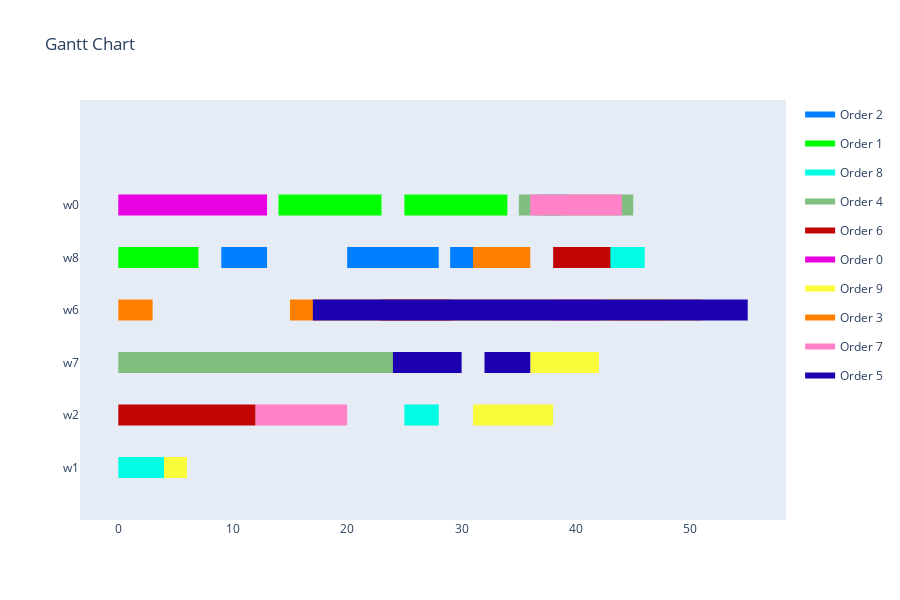
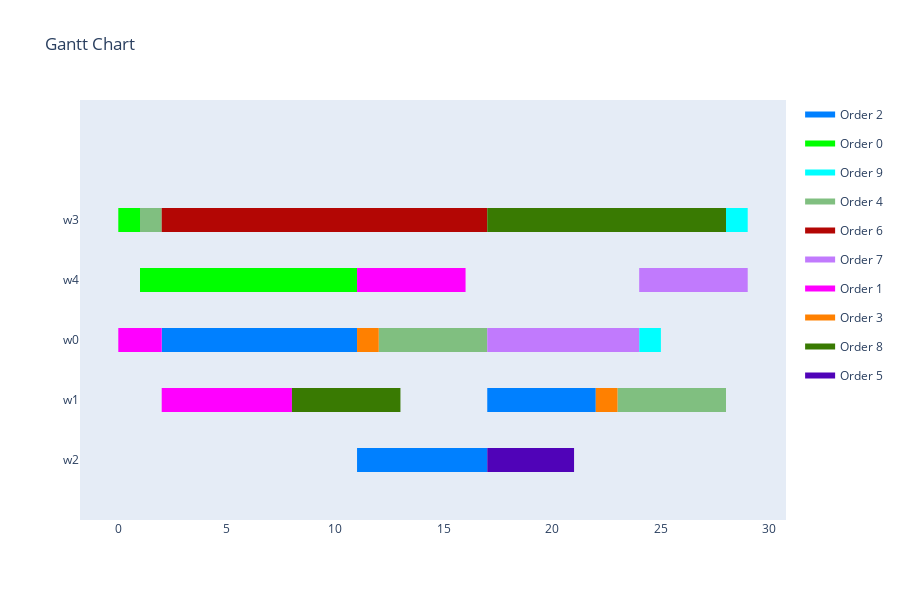
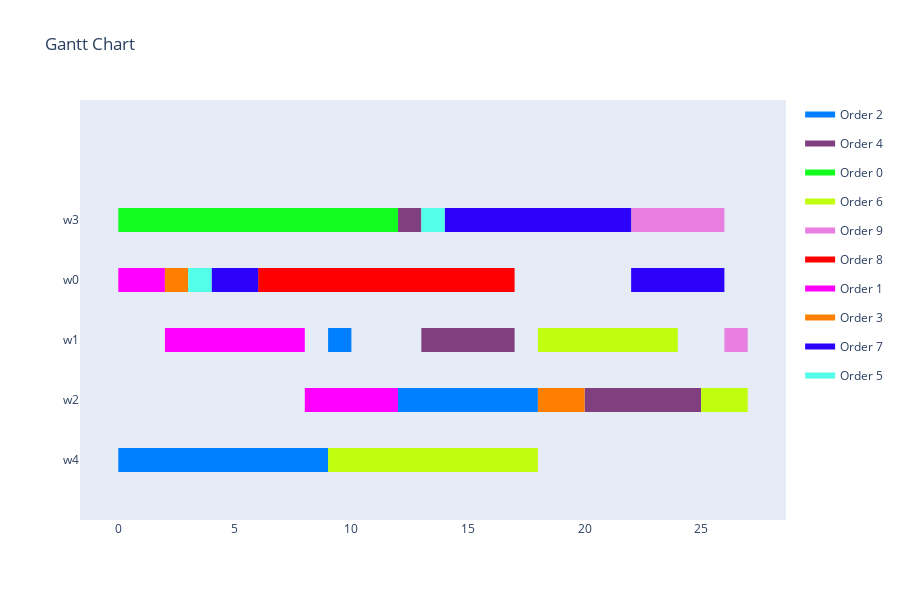
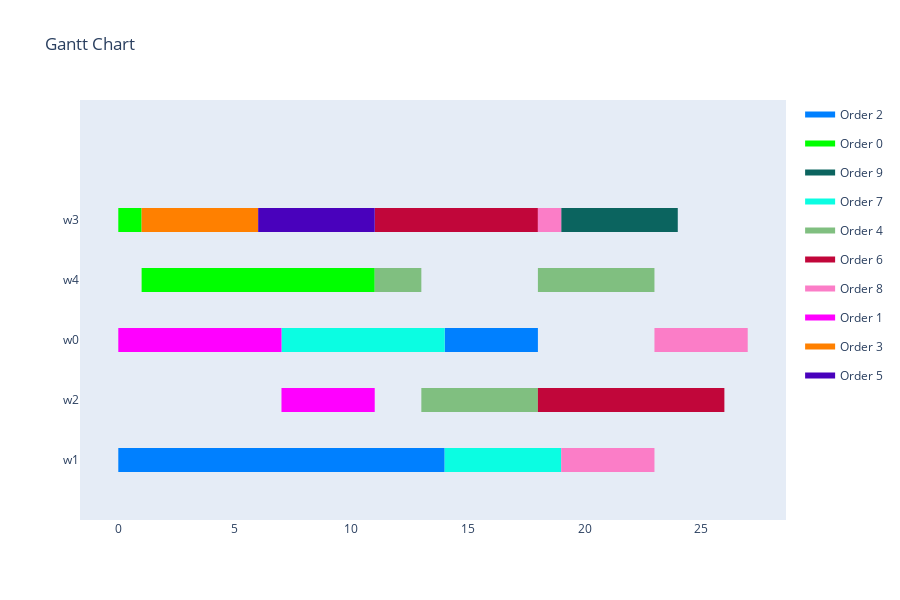

Notebook cell for these charts, in order:
### Code cell
averages = dict()

for i in range(len(solver_results)):
    if type(solver_results[i].created_by) is str:
        print(f'{solver_results[i].created_by} : {file_list[i]}')
    else:
        print(f'{solver_results[i].created_by.name} : {file_list[i]}')
    visualize_schedule_demo(solver_results[i], solver_results[i].created_in, solver_results[i].created_for)
    for evaluation_result in solver_results[i].evaluation_results:
        print(f'{evaluation_result[0]}: {evaluation_result[1]}')
        if evaluation_result[0] not in averages:
            averages[evaluation_result[0]] = 0
        averages[evaluation_result[0]] += evaluation_result[1]
    # NOTE: only for GASolver:
    #print(f'{solver_results[i].created_by.mutation_type}')
    print('-' * 50)
# averages, NOTE: even if a value is not present for all results, the average is calculated with the count of all results
print(f'AVERAGE RESULTS OF {len(solver_results)} SOLVER RESULTS')
for average in averages.keys():
    print(f'Average {average}: {averages[average] / len(solver_results)}')

### Figure 1 — Plotly figure (JSON) as saved in the notebook; plotly's stock layout.template omitted (floating-point values rounded to 4 significant figures)
{"data": [{"fill": "toself", "fillcolor": "rgb(0, 128, 255)", "hoverinfo": "name", "legendgroup": "rgb(0, 128, 255)", "mode": "none", "name": "Order 2", "type": "scatter", "x": [9, 12, 12, 9, 9, 12, 13, 13, 12, 12, 20, 28, 28, 20, 20, 29, 34, 34, 29], "y": [3.8, 3.8, 4.2, 4.2, null, 3.8, 3.8, 4.2, 4.2, null, 3.8, 3.8, 4.2, 4.2, null, 3.8, 3.8, 4.2, 4.2]}, {"fill": "toself", "fillcolor": "rgb(0, 255, 0)", "hoverinfo": "name", "legendgroup": "rgb(0, 255, 0)", "mode": "none", "name": "Order 1", "type": "scatter", "x": [14, 20, 20, 14, 14, 15, 23, 23, 15, 15, 25, 34, 34, 25, 25, 0, 7, 7, 0], "y": [4.8, 4.8, 5.2, 5.2, null, 4.8, 4.8, 5.2, 5.2, null, 4.8, 4.8, 5.2, 5.2, null, 3.8, 3.8, 4.2, 4.2]}, {"fill": "toself", "fillcolor": "rgb(1, 254, 228)", "hoverinfo": "name", "legendgroup": "rgb(1, 254, 228)", "mode": "none", "name": "Order 8", "type": "scatter", "x": [37, 39, 39, 37, 37, 42, 46, 46, 42, 42, 25, 28, 28, 25, 25, 0, 4, 4, 0], "y": [4.8, 4.8, 5.2, 5.2, null, 3.8, 3.8, 4.2, 4.2, null, 0.8, 0.8, 1.2, 1.2, null, -0.2, -0.2, 0.2, 0.2]}, {"fill": "toself", "fillcolor": "rgb(128, 191, 128)", "hoverinfo": "name", "legendgroup": "rgb(128, 191, 128)", "mode": "none", "name": "Order 4", "type": "scatter", "x": [35, 45, 45, 35, 35, 0, 8, 8, 0, 0, 8, 19, 19, 8, 8, 19, 29, 29, 19], "y": [4.8, 4.8, 5.2, 5.2, null, 1.8, 1.8, 2.2, 2.2, null, 1.8, 1.8, 2.2, 2.2, null, 1.8, 1.8, 2.2, 2.2]}, {"fill": "toself", "fillcolor": "rgb(193, 5, 5)", "hoverinfo": "name", "legendgroup": "rgb(193, 5, 5)", "mode": "none", "name": "Order 6", "type": "scatter", "x": [38, 43, 43, 38, 38, 23, 29, 29, 23, 23, 0, 8, 8, 0, 0, 6, 12, 12, 6], "y": [3.8, 3.8, 4.2, 4.2, null, 2.8, 2.8, 3.2, 3.2, null, 0.8, 0.8, 1.2, 1.2, null, 0.8, 0.8, 1.2, 1.2]}, {"fill": "toself", "fillcolor": "rgb(231, 1, 227)", "hoverinfo": "name", "legendgroup": "rgb(231, 1, 227)", "mode": "none", "name": "Order 0", "type": "scatter", "x": [0, 1, 1, 0, 0, 1, 2, 2, 1, 1, 2, 4, 4, 2, 2, 3, 13, 13, 3], "y": [4.8, 4.8, 5.2, 5.2, null, 4.8, 4.8, 5.2, 5.2, null, 4.8, 4.8, 5.2, 5.2, null, 4.8, 4.8, 5.2, 5.2]}, {"fill": "toself", "fillcolor": "rgb(249, 251, 59)", "hoverinfo": "name", "legendgroup": "rgb(249, 251, 59)", "mode": "none", "name": "Order 9", "type": "scatter", "x": [43, 48, 48, 43, 43, 36, 42, 42, 36, 36, 31, 38, 38, 31, 31, 4, 6, 6, 4], "y": [2.8, 2.8, 3.2, 3.2, null, 1.8, 1.8, 2.2, 2.2, null, 0.8, 0.8, 1.2, 1.2, null, -0.2, -0.2, 0.2, 0.2]}, {"fill": "toself", "fillcolor": "rgb(255, 128, 0)", "hoverinfo": "name", "legendgroup": "rgb(255, 128, 0)", "mode": "none", "name": "Order 3", "type": "scatter", "x": [31, 36, 36, 31, 31, 34, 36, 36, 34, 34, 0, 3, 3, 0, 0, 15, 51, 51, 15], "y": [3.8, 3.8, 4.2, 4.2, null, 3.8, 3.8, 4.2, 4.2, null, 2.8, 2.8, 3.2, 3.2, null, 2.8, 2.8, 3.2, 3.2]}, {"fill": "toself", "fillcolor": "rgb(255, 129, 199)", "hoverinfo": "name", "legendgroup": "rgb(255, 129, 199)", "mode": "none", "name": "Order 7", "type": "scatter", "x": [36, 44, 44, 36, 36, 38, 42, 42, 38, 38, 12, 19, 19, 12, 12, 18, 20, 20, 18], "y": [4.8, 4.8, 5.2, 5.2, null, 2.8, 2.8, 3.2, 3.2, null, 0.8, 0.8, 1.2, 1.2, null, 0.8, 0.8, 1.2, 1.2]}, {"fill": "toself", "fillcolor": "rgb(29, 1, 177)", "hoverinfo": "name", "legendgroup": "rgb(29, 1, 177)", "mode": "none", "name": "Order 5", "type": "scatter", "x": [17, 20, 20, 17, 17, 19, 55, 55, 19, 19, 24, 30, 30, 24, 24, 32, 36, 36, 32], "y": [2.8, 2.8, 3.2, 3.2, null, 2.8, 2.8, 3.2, 3.2, null, 1.8, 1.8, 2.2, 2.2, null, 1.8, 1.8, 2.2, 2.2]}, {"legendgroup": "rgb(0, 128, 255)", "marker": {"color": "rgb(0, 128, 255)", "opacity": 0, "size": 1}, "mode": "markers", "name": "", "showlegend": false, "text": [null, null, null, null, null, null, null, null], "type": "scatter", "x": [9, 12, 12, 13, 20, 28, 29, 34], "y": [4, 4, 4, 4, 4, 4, 4, 4]}, {"legendgroup": "rgb(0, 255, 0)", "marker": {"color": "rgb(0, 255, 0)", "opacity": 0, "size": 1}, "mode": "markers", "name": "", "showlegend": false, "text": [null, null, null, null, null, null, null, null], "type": "scatter", "x": [14, 20, 15, 23, 25, 34, 0, 7], "y": [5, 5, 5, 5, 5, 5, 4, 4]}, {"legendgroup": "rgb(1, 254, 228)", "marker": {"color": "rgb(1, 254, 228)", "opacity": 0, "size": 1}, "mode": "markers", "name": "", "showlegend": false, "text": [null, null, null, null, null, null, null, null], "type": "scatter", "x": [37, 39, 42, 46, 25, 28, 0, 4], "y": [5, 5, 4, 4, 1, 1, 0, 0]}, {"legendgroup": "rgb(128, 191, 128)", "marker": {"color": "rgb(128, 191, 128)", "opacity": 0, "size": 1}, "mode": "markers", "name": "", "showlegend": false, "text": [null, null, null, null, null, null, null, null], "type": "scatter", "x": [35, 45, 0, 8, 8, 19, 19, 29], "y": [5, 5, 2, 2, 2, 2, 2, 2]}, {"legendgroup": "rgb(193, 5, 5)", "marker": {"color": "rgb(193, 5, 5)", "opacity": 0, "size": 1}, "mode": "markers", "name": "", "showlegend": false, "text": [null, null, null, null, null, null, null, null], "type": "scatter", "x": [38, 43, 23, 29, 0, 8, 6, 12], "y": [4, 4, 3, 3, 1, 1, 1, 1]}, {"legendgroup": "rgb(231, 1, 227)", "marker": {"color": "rgb(231, 1, 227)", "opacity": 0, "size": 1}, "mode": "markers", "name": "", "showlegend": false, "text": [null, null, null, null, null, null, null, null], "type": "scatter", "x": [0, 1, 1, 2, 2, 4, 3, 13], "y": [5, 5, 5, 5, 5, 5, 5, 5]}, {"legendgroup": "rgb(249, 251, 59)", "marker": {"color": "rgb(249, 251, 59)", "opacity": 0, "size": 1}, "mode": "markers", "name": "", "showlegend": false, "text": [null, null, null, null, null, null, null, null], "type": "scatter", "x": [43, 48, 36, 42, 31, 38, 4, 6], "y": [3, 3, 2, 2, 1, 1, 0, 0]}, {"legendgroup": "rgb(255, 128, 0)", "marker": {"color": "rgb(255, 128, 0)", "opacity": 0, "size": 1}, "mode": "markers", "name": "", "showlegend": false, "text": [null, null, null, null, null, null, null, null], "type": "scatter", "x": [31, 36, 34, 36, 0, 3, 15, 51], "y": [4, 4, 4, 4, 3, 3, 3, 3]}, {"legendgroup": "rgb(255, 129, 199)", "marker": {"color": "rgb(255, 129, 199)", "opacity": 0, "size": 1}, "mode": "markers", "name": "", "showlegend": false, "text": [null, null, null, null, null, null, null, null], "type": "scatter", "x": [36, 44, 38, 42, 12, 19, 18, 20], "y": [5, 5, 3, 3, 1, 1, 1, 1]}, {"legendgroup": "rgb(29, 1, 177)", "marker": {"color": "rgb(29, 1, 177)", "opacity": 0, "size": 1}, "mode": "markers", "name": "", "showlegend": false, "text": [null, null, null, null, null, null, null, null], "type": "scatter", "x": [17, 20, 19, 55, 24, 30, 32, 36], "y": [3, 3, 3, 3, 2, 2, 2, 2]}], "layout": {"height": 600, "hovermode": "closest", "showlegend": true, "title": {"text": "Gantt Chart"}, "xaxis": {"rangeselector": {"buttons": [{"count": 7, "label": "1w", "step": "day", "stepmode": "backward"}, {"count": 1, "label": "1m", "step": "month", "stepmode": "backward"}, {"count": 6, "label": "6m", "step": "month", "stepmode": "backward"}, {"count": 1, "label": "YTD", "step": "year", "stepmode": "todate"}, {"count": 1, "label": "1y", "step": "year", "stepmode": "backward"}, {"step": "all"}]}, "showgrid": false, "type": "linear", "zeroline": false}, "yaxis": {"autorange": false, "range": [-1, 7], "showgrid": false, "ticktext": ["w1", "w2", "w7", "w6", "w8", "w0"], "tickvals": [0, 1, 2, 3, 4, 5], "zeroline": false}}}

### Figure 2 — Plotly figure (JSON) as saved in the notebook; plotly's stock layout.template omitted (floating-point values rounded to 4 significant figures)
{"data": [{"fill": "toself", "fillcolor": "rgb(0, 128, 255)", "hoverinfo": "name", "legendgroup": "rgb(0, 128, 255)", "mode": "none", "name": "Order 2", "type": "scatter", "x": [2, 11, 11, 2, 2, 17, 22, 22, 17, 17, 11, 13, 13, 11, 11, 13, 17, 17, 13], "y": [1.8, 1.8, 2.2, 2.2, null, 0.8, 0.8, 1.2, 1.2, null, -0.2, -0.2, 0.2, 0.2, null, -0.2, -0.2, 0.2, 0.2]}, {"fill": "toself", "fillcolor": "rgb(0, 255, 0)", "hoverinfo": "name", "legendgroup": "rgb(0, 255, 0)", "mode": "none", "name": "Order 0", "type": "scatter", "x": [0, 1, 1, 0, 0, 1, 6, 6, 1, 1, 6, 11, 11, 6], "y": [3.8, 3.8, 4.2, 4.2, null, 2.8, 2.8, 3.2, 3.2, null, 2.8, 2.8, 3.2, 3.2]}, {"fill": "toself", "fillcolor": "rgb(0, 255, 255)", "hoverinfo": "name", "legendgroup": "rgb(0, 255, 255)", "mode": "none", "name": "Order 9", "type": "scatter", "x": [28, 29, 29, 28, 28, 24, 25, 25, 24], "y": [3.8, 3.8, 4.2, 4.2, null, 1.8, 1.8, 2.2, 2.2]}, {"fill": "toself", "fillcolor": "rgb(128, 191, 128)", "hoverinfo": "name", "legendgroup": "rgb(128, 191, 128)", "mode": "none", "name": "Order 4", "type": "scatter", "x": [1, 2, 2, 1, 1, 12, 17, 17, 12, 12, 23, 28, 28, 23], "y": [3.8, 3.8, 4.2, 4.2, null, 1.8, 1.8, 2.2, 2.2, null, 0.8, 0.8, 1.2, 1.2]}, {"fill": "toself", "fillcolor": "rgb(179, 6, 4)", "hoverinfo": "name", "legendgroup": "rgb(179, 6, 4)", "mode": "none", "name": "Order 6", "type": "scatter", "x": [2, 9, 9, 2, 2, 9, 14, 14, 9, 9, 14, 16, 16, 14, 14, 16, 17, 17, 16], "y": [3.8, 3.8, 4.2, 4.2, null, 3.8, 3.8, 4.2, 4.2, null, 3.8, 3.8, 4.2, 4.2, null, 3.8, 3.8, 4.2, 4.2]}, {"fill": "toself", "fillcolor": "rgb(193, 122, 253)", "hoverinfo": "name", "legendgroup": "rgb(193, 122, 253)", "mode": "none", "name": "Order 7", "type": "scatter", "x": [24, 29, 29, 24, 24, 17, 19, 19, 17, 17, 19, 24, 24, 19], "y": [2.8, 2.8, 3.2, 3.2, null, 1.8, 1.8, 2.2, 2.2, null, 1.8, 1.8, 2.2, 2.2]}, {"fill": "toself", "fillcolor": "rgb(255, 0, 255)", "hoverinfo": "name", "legendgroup": "rgb(255, 0, 255)", "mode": "none", "name": "Order 1", "type": "scatter", "x": [11, 16, 16, 11, 11, 0, 2, 2, 0, 0, 2, 8, 8, 2], "y": [2.8, 2.8, 3.2, 3.2, null, 1.8, 1.8, 2.2, 2.2, null, 0.8, 0.8, 1.2, 1.2]}, {"fill": "toself", "fillcolor": "rgb(255, 128, 0)", "hoverinfo": "name", "legendgroup": "rgb(255, 128, 0)", "mode": "none", "name": "Order 3", "type": "scatter", "x": [11, 12, 12, 11, 11, 22, 23, 23, 22], "y": [1.8, 1.8, 2.2, 2.2, null, 0.8, 0.8, 1.2, 1.2]}, {"fill": "toself", "fillcolor": "rgb(57, 122, 2)", "hoverinfo": "name", "legendgroup": "rgb(57, 122, 2)", "mode": "none", "name": "Order 8", "type": "scatter", "x": [17, 24, 24, 17, 17, 24, 28, 28, 24, 24, 8, 13, 13, 8], "y": [3.8, 3.8, 4.2, 4.2, null, 3.8, 3.8, 4.2, 4.2, null, 0.8, 0.8, 1.2, 1.2]}, {"fill": "toself", "fillcolor": "rgb(80, 3, 184)", "hoverinfo": "name", "legendgroup": "rgb(80, 3, 184)", "mode": "none", "name": "Order 5", "type": "scatter", "x": [17, 19, 19, 17, 17, 19, 21, 21, 19], "y": [-0.2, -0.2, 0.2, 0.2, null, -0.2, -0.2, 0.2, 0.2]}, {"legendgroup": "rgb(0, 128, 255)", "marker": {"color": "rgb(0, 128, 255)", "opacity": 0, "size": 1}, "mode": "markers", "name": "", "showlegend": false, "text": [null, null, null, null, null, null, null, null], "type": "scatter", "x": [2, 11, 17, 22, 11, 13, 13, 17], "y": [2, 2, 1, 1, 0, 0, 0, 0]}, {"legendgroup": "rgb(0, 255, 0)", "marker": {"color": "rgb(0, 255, 0)", "opacity": 0, "size": 1}, "mode": "markers", "name": "", "showlegend": false, "text": [null, null, null, null, null, null], "type": "scatter", "x": [0, 1, 1, 6, 6, 11], "y": [4, 4, 3, 3, 3, 3]}, {"legendgroup": "rgb(0, 255, 255)", "marker": {"color": "rgb(0, 255, 255)", "opacity": 0, "size": 1}, "mode": "markers", "name": "", "showlegend": false, "text": [null, null, null, null], "type": "scatter", "x": [28, 29, 24, 25], "y": [4, 4, 2, 2]}, {"legendgroup": "rgb(128, 191, 128)", "marker": {"color": "rgb(128, 191, 128)", "opacity": 0, "size": 1}, "mode": "markers", "name": "", "showlegend": false, "text": [null, null, null, null, null, null], "type": "scatter", "x": [1, 2, 12, 17, 23, 28], "y": [4, 4, 2, 2, 1, 1]}, {"legendgroup": "rgb(179, 6, 4)", "marker": {"color": "rgb(179, 6, 4)", "opacity": 0, "size": 1}, "mode": "markers", "name": "", "showlegend": false, "text": [null, null, null, null, null, null, null, null], "type": "scatter", "x": [2, 9, 9, 14, 14, 16, 16, 17], "y": [4, 4, 4, 4, 4, 4, 4, 4]}, {"legendgroup": "rgb(193, 122, 253)", "marker": {"color": "rgb(193, 122, 253)", "opacity": 0, "size": 1}, "mode": "markers", "name": "", "showlegend": false, "text": [null, null, null, null, null, null], "type": "scatter", "x": [24, 29, 17, 19, 19, 24], "y": [3, 3, 2, 2, 2, 2]}, {"legendgroup": "rgb(255, 0, 255)", "marker": {"color": "rgb(255, 0, 255)", "opacity": 0, "size": 1}, "mode": "markers", "name": "", "showlegend": false, "text": [null, null, null, null, null, null], "type": "scatter", "x": [11, 16, 0, 2, 2, 8], "y": [3, 3, 2, 2, 1, 1]}, {"legendgroup": "rgb(255, 128, 0)", "marker": {"color": "rgb(255, 128, 0)", "opacity": 0, "size": 1}, "mode": "markers", "name": "", "showlegend": false, "text": [null, null, null, null], "type": "scatter", "x": [11, 12, 22, 23], "y": [2, 2, 1, 1]}, {"legendgroup": "rgb(57, 122, 2)", "marker": {"color": "rgb(57, 122, 2)", "opacity": 0, "size": 1}, "mode": "markers", "name": "", "showlegend": false, "text": [null, null, null, null, null, null], "type": "scatter", "x": [17, 24, 24, 28, 8, 13], "y": [4, 4, 4, 4, 1, 1]}, {"legendgroup": "rgb(80, 3, 184)", "marker": {"color": "rgb(80, 3, 184)", "opacity": 0, "size": 1}, "mode": "markers", "name": "", "showlegend": false, "text": [null, null, null, null], "type": "scatter", "x": [17, 19, 19, 21], "y": [0, 0, 0, 0]}], "layout": {"height": 600, "hovermode": "closest", "showlegend": true, "title": {"text": "Gantt Chart"}, "xaxis": {"rangeselector": {"buttons": [{"count": 7, "label": "1w", "step": "day", "stepmode": "backward"}, {"count": 1, "label": "1m", "step": "month", "stepmode": "backward"}, {"count": 6, "label": "6m", "step": "month", "stepmode": "backward"}, {"count": 1, "label": "YTD", "step": "year", "stepmode": "todate"}, {"count": 1, "label": "1y", "step": "year", "stepmode": "backward"}, {"step": "all"}]}, "showgrid": false, "type": "linear", "zeroline": false}, "yaxis": {"autorange": false, "range": [-1, 6], "showgrid": false, "ticktext": ["w2", "w1", "w0", "w4", "w3"], "tickvals": [0, 1, 2, 3, 4], "zeroline": false}}}

### Figure 3 — Plotly figure (JSON) as saved in the notebook; plotly's stock layout.template omitted (floating-point values rounded to 4 significant figures)
{"data": [{"fill": "toself", "fillcolor": "rgb(0, 128, 255)", "hoverinfo": "name", "legendgroup": "rgb(0, 128, 255)", "mode": "none", "name": "Order 2", "type": "scatter", "x": [9, 10, 10, 9, 9, 12, 16, 16, 12, 12, 16, 18, 18, 16, 16, 0, 9, 9, 0], "y": [1.8, 1.8, 2.2, 2.2, null, 0.8, 0.8, 1.2, 1.2, null, 0.8, 0.8, 1.2, 1.2, null, -0.2, -0.2, 0.2, 0.2]}, {"fill": "toself", "fillcolor": "rgb(128, 64, 128)", "hoverinfo": "name", "legendgroup": "rgb(128, 64, 128)", "mode": "none", "name": "Order 4", "type": "scatter", "x": [12, 13, 13, 12, 12, 13, 17, 17, 13, 13, 20, 25, 25, 20], "y": [3.8, 3.8, 4.2, 4.2, null, 1.8, 1.8, 2.2, 2.2, null, 0.8, 0.8, 1.2, 1.2]}, {"fill": "toself", "fillcolor": "rgb(19, 254, 32)", "hoverinfo": "name", "legendgroup": "rgb(19, 254, 32)", "mode": "none", "name": "Order 0", "type": "scatter", "x": [0, 1, 1, 0, 0, 1, 8, 8, 1, 1, 8, 12, 12, 8], "y": [3.8, 3.8, 4.2, 4.2, null, 3.8, 3.8, 4.2, 4.2, null, 3.8, 3.8, 4.2, 4.2]}, {"fill": "toself", "fillcolor": "rgb(192, 253, 14)", "hoverinfo": "name", "legendgroup": "rgb(192, 253, 14)", "mode": "none", "name": "Order 6", "type": "scatter", "x": [18, 19, 19, 18, 18, 19, 24, 24, 19, 19, 25, 27, 27, 25, 25, 9, 18, 18, 9], "y": [1.8, 1.8, 2.2, 2.2, null, 1.8, 1.8, 2.2, 2.2, null, 0.8, 0.8, 1.2, 1.2, null, -0.2, -0.2, 0.2, 0.2]}, {"fill": "toself", "fillcolor": "rgb(233, 127, 225)", "hoverinfo": "name", "legendgroup": "rgb(233, 127, 225)", "mode": "none", "name": "Order 9", "type": "scatter", "x": [22, 26, 26, 22, 22, 26, 27, 27, 26], "y": [3.8, 3.8, 4.2, 4.2, null, 1.8, 1.8, 2.2, 2.2]}, {"fill": "toself", "fillcolor": "rgb(255, 0, 0)", "hoverinfo": "name", "legendgroup": "rgb(255, 0, 0)", "mode": "none", "name": "Order 8", "type": "scatter", "x": [6, 8, 8, 6, 6, 8, 13, 13, 8, 8, 13, 17, 17, 13], "y": [2.8, 2.8, 3.2, 3.2, null, 2.8, 2.8, 3.2, 3.2, null, 2.8, 2.8, 3.2, 3.2]}, {"fill": "toself", "fillcolor": "rgb(255, 0, 255)", "hoverinfo": "name", "legendgroup": "rgb(255, 0, 255)", "mode": "none", "name": "Order 1", "type": "scatter", "x": [0, 2, 2, 0, 0, 2, 8, 8, 2, 2, 8, 12, 12, 8], "y": [2.8, 2.8, 3.2, 3.2, null, 1.8, 1.8, 2.2, 2.2, null, 0.8, 0.8, 1.2, 1.2]}, {"fill": "toself", "fillcolor": "rgb(255, 128, 0)", "hoverinfo": "name", "legendgroup": "rgb(255, 128, 0)", "mode": "none", "name": "Order 3", "type": "scatter", "x": [2, 3, 3, 2, 2, 18, 20, 20, 18], "y": [2.8, 2.8, 3.2, 3.2, null, 0.8, 0.8, 1.2, 1.2]}, {"fill": "toself", "fillcolor": "rgb(44, 2, 250)", "hoverinfo": "name", "legendgroup": "rgb(44, 2, 250)", "mode": "none", "name": "Order 7", "type": "scatter", "x": [14, 22, 22, 14, 14, 4, 6, 6, 4, 4, 22, 26, 26, 22], "y": [3.8, 3.8, 4.2, 4.2, null, 2.8, 2.8, 3.2, 3.2, null, 2.8, 2.8, 3.2, 3.2]}, {"fill": "toself", "fillcolor": "rgb(84, 255, 233)", "hoverinfo": "name", "legendgroup": "rgb(84, 255, 233)", "mode": "none", "name": "Order 5", "type": "scatter", "x": [13, 14, 14, 13, 13, 3, 4, 4, 3], "y": [3.8, 3.8, 4.2, 4.2, null, 2.8, 2.8, 3.2, 3.2]}, {"legendgroup": "rgb(0, 128, 255)", "marker": {"color": "rgb(0, 128, 255)", "opacity": 0, "size": 1}, "mode": "markers", "name": "", "showlegend": false, "text": [null, null, null, null, null, null, null, null], "type": "scatter", "x": [9, 10, 12, 16, 16, 18, 0, 9], "y": [2, 2, 1, 1, 1, 1, 0, 0]}, {"legendgroup": "rgb(128, 64, 128)", "marker": {"color": "rgb(128, 64, 128)", "opacity": 0, "size": 1}, "mode": "markers", "name": "", "showlegend": false, "text": [null, null, null, null, null, null], "type": "scatter", "x": [12, 13, 13, 17, 20, 25], "y": [4, 4, 2, 2, 1, 1]}, {"legendgroup": "rgb(19, 254, 32)", "marker": {"color": "rgb(19, 254, 32)", "opacity": 0, "size": 1}, "mode": "markers", "name": "", "showlegend": false, "text": [null, null, null, null, null, null], "type": "scatter", "x": [0, 1, 1, 8, 8, 12], "y": [4, 4, 4, 4, 4, 4]}, {"legendgroup": "rgb(192, 253, 14)", "marker": {"color": "rgb(192, 253, 14)", "opacity": 0, "size": 1}, "mode": "markers", "name": "", "showlegend": false, "text": [null, null, null, null, null, null, null, null], "type": "scatter", "x": [18, 19, 19, 24, 25, 27, 9, 18], "y": [2, 2, 2, 2, 1, 1, 0, 0]}, {"legendgroup": "rgb(233, 127, 225)", "marker": {"color": "rgb(233, 127, 225)", "opacity": 0, "size": 1}, "mode": "markers", "name": "", "showlegend": false, "text": [null, null, null, null], "type": "scatter", "x": [22, 26, 26, 27], "y": [4, 4, 2, 2]}, {"legendgroup": "rgb(255, 0, 0)", "marker": {"color": "rgb(255, 0, 0)", "opacity": 0, "size": 1}, "mode": "markers", "name": "", "showlegend": false, "text": [null, null, null, null, null, null], "type": "scatter", "x": [6, 8, 8, 13, 13, 17], "y": [3, 3, 3, 3, 3, 3]}, {"legendgroup": "rgb(255, 0, 255)", "marker": {"color": "rgb(255, 0, 255)", "opacity": 0, "size": 1}, "mode": "markers", "name": "", "showlegend": false, "text": [null, null, null, null, null, null], "type": "scatter", "x": [0, 2, 2, 8, 8, 12], "y": [3, 3, 2, 2, 1, 1]}, {"legendgroup": "rgb(255, 128, 0)", "marker": {"color": "rgb(255, 128, 0)", "opacity": 0, "size": 1}, "mode": "markers", "name": "", "showlegend": false, "text": [null, null, null, null], "type": "scatter", "x": [2, 3, 18, 20], "y": [3, 3, 1, 1]}, {"legendgroup": "rgb(44, 2, 250)", "marker": {"color": "rgb(44, 2, 250)", "opacity": 0, "size": 1}, "mode": "markers", "name": "", "showlegend": false, "text": [null, null, null, null, null, null], "type": "scatter", "x": [14, 22, 4, 6, 22, 26], "y": [4, 4, 3, 3, 3, 3]}, {"legendgroup": "rgb(84, 255, 233)", "marker": {"color": "rgb(84, 255, 233)", "opacity": 0, "size": 1}, "mode": "markers", "name": "", "showlegend": false, "text": [null, null, null, null], "type": "scatter", "x": [13, 14, 3, 4], "y": [4, 4, 3, 3]}], "layout": {"height": 600, "hovermode": "closest", "showlegend": true, "title": {"text": "Gantt Chart"}, "xaxis": {"rangeselector": {"buttons": [{"count": 7, "label": "1w", "step": "day", "stepmode": "backward"}, {"count": 1, "label": "1m", "step": "month", "stepmode": "backward"}, {"count": 6, "label": "6m", "step": "month", "stepmode": "backward"}, {"count": 1, "label": "YTD", "step": "year", "stepmode": "todate"}, {"count": 1, "label": "1y", "step": "year", "stepmode": "backward"}, {"step": "all"}]}, "showgrid": false, "type": "linear", "zeroline": false}, "yaxis": {"autorange": false, "range": [-1, 6], "showgrid": false, "ticktext": ["w4", "w2", "w1", "w0", "w3"], "tickvals": [0, 1, 2, 3, 4], "zeroline": false}}}

### Figure 4 — Plotly figure (JSON) as saved in the notebook; plotly's stock layout.template omitted (floating-point values rounded to 4 significant figures)
{"data": [{"fill": "toself", "fillcolor": "rgb(0, 128, 255)", "hoverinfo": "name", "legendgroup": "rgb(0, 128, 255)", "mode": "none", "name": "Order 2", "type": "scatter", "x": [14, 18, 18, 14, 14, 0, 8, 8, 0, 0, 8, 9, 9, 8, 8, 9, 14, 14, 9], "y": [1.8, 1.8, 2.2, 2.2, null, -0.2, -0.2, 0.2, 0.2, null, -0.2, -0.2, 0.2, 0.2, null, -0.2, -0.2, 0.2, 0.2]}, {"fill": "toself", "fillcolor": "rgb(0, 255, 0)", "hoverinfo": "name", "legendgroup": "rgb(0, 255, 0)", "mode": "none", "name": "Order 0", "type": "scatter", "x": [0, 1, 1, 0, 0, 1, 6, 6, 1, 1, 6, 11, 11, 6], "y": [3.8, 3.8, 4.2, 4.2, null, 2.8, 2.8, 3.2, 3.2, null, 2.8, 2.8, 3.2, 3.2]}, {"fill": "toself", "fillcolor": "rgb(11, 100, 95)", "hoverinfo": "name", "legendgroup": "rgb(11, 100, 95)", "mode": "none", "name": "Order 9", "type": "scatter", "x": [19, 23, 23, 19, 19, 23, 24, 24, 23], "y": [3.8, 3.8, 4.2, 4.2, null, 3.8, 3.8, 4.2, 4.2]}, {"fill": "toself", "fillcolor": "rgb(11, 253, 226)", "hoverinfo": "name", "legendgroup": "rgb(11, 253, 226)", "mode": "none", "name": "Order 7", "type": "scatter", "x": [7, 9, 9, 7, 7, 9, 14, 14, 9, 9, 14, 19, 19, 14], "y": [1.8, 1.8, 2.2, 2.2, null, 1.8, 1.8, 2.2, 2.2, null, -0.2, -0.2, 0.2, 0.2]}, {"fill": "toself", "fillcolor": "rgb(128, 191, 128)", "hoverinfo": "name", "legendgroup": "rgb(128, 191, 128)", "mode": "none", "name": "Order 4", "type": "scatter", "x": [11, 13, 13, 11, 11, 18, 23, 23, 18, 18, 13, 18, 18, 13], "y": [2.8, 2.8, 3.2, 3.2, null, 2.8, 2.8, 3.2, 3.2, null, 0.8, 0.8, 1.2, 1.2]}, {"fill": "toself", "fillcolor": "rgb(193, 6, 58)", "hoverinfo": "name", "legendgroup": "rgb(193, 6, 58)", "mode": "none", "name": "Order 6", "type": "scatter", "x": [11, 18, 18, 11, 11, 18, 20, 20, 18, 18, 20, 24, 24, 20, 20, 24, 26, 26, 24], "y": [3.8, 3.8, 4.2, 4.2, null, 0.8, 0.8, 1.2, 1.2, null, 0.8, 0.8, 1.2, 1.2, null, 0.8, 0.8, 1.2, 1.2]}, {"fill": "toself", "fillcolor": "rgb(251, 125, 199)", "hoverinfo": "name", "legendgroup": "rgb(251, 125, 199)", "mode": "none", "name": "Order 8", "type": "scatter", "x": [18, 19, 19, 18, 18, 23, 27, 27, 23, 23, 19, 23, 23, 19], "y": [3.8, 3.8, 4.2, 4.2, null, 1.8, 1.8, 2.2, 2.2, null, -0.2, -0.2, 0.2, 0.2]}, {"fill": "toself", "fillcolor": "rgb(255, 0, 255)", "hoverinfo": "name", "legendgroup": "rgb(255, 0, 255)", "mode": "none", "name": "Order 1", "type": "scatter", "x": [0, 2, 2, 0, 0, 2, 7, 7, 2, 2, 7, 11, 11, 7], "y": [1.8, 1.8, 2.2, 2.2, null, 1.8, 1.8, 2.2, 2.2, null, 0.8, 0.8, 1.2, 1.2]}, {"fill": "toself", "fillcolor": "rgb(255, 128, 0)", "hoverinfo": "name", "legendgroup": "rgb(255, 128, 0)", "mode": "none", "name": "Order 3", "type": "scatter", "x": [1, 5, 5, 1, 1, 5, 6, 6, 5], "y": [3.8, 3.8, 4.2, 4.2, null, 3.8, 3.8, 4.2, 4.2]}, {"fill": "toself", "fillcolor": "rgb(73, 1, 188)", "hoverinfo": "name", "legendgroup": "rgb(73, 1, 188)", "mode": "none", "name": "Order 5", "type": "scatter", "x": [6, 10, 10, 6, 6, 10, 11, 11, 10], "y": [3.8, 3.8, 4.2, 4.2, null, 3.8, 3.8, 4.2, 4.2]}, {"legendgroup": "rgb(0, 128, 255)", "marker": {"color": "rgb(0, 128, 255)", "opacity": 0, "size": 1}, "mode": "markers", "name": "", "showlegend": false, "text": [null, null, null, null, null, null, null, null], "type": "scatter", "x": [14, 18, 0, 8, 8, 9, 9, 14], "y": [2, 2, 0, 0, 0, 0, 0, 0]}, {"legendgroup": "rgb(0, 255, 0)", "marker": {"color": "rgb(0, 255, 0)", "opacity": 0, "size": 1}, "mode": "markers", "name": "", "showlegend": false, "text": [null, null, null, null, null, null], "type": "scatter", "x": [0, 1, 1, 6, 6, 11], "y": [4, 4, 3, 3, 3, 3]}, {"legendgroup": "rgb(11, 100, 95)", "marker": {"color": "rgb(11, 100, 95)", "opacity": 0, "size": 1}, "mode": "markers", "name": "", "showlegend": false, "text": [null, null, null, null], "type": "scatter", "x": [19, 23, 23, 24], "y": [4, 4, 4, 4]}, {"legendgroup": "rgb(11, 253, 226)", "marker": {"color": "rgb(11, 253, 226)", "opacity": 0, "size": 1}, "mode": "markers", "name": "", "showlegend": false, "text": [null, null, null, null, null, null], "type": "scatter", "x": [7, 9, 9, 14, 14, 19], "y": [2, 2, 2, 2, 0, 0]}, {"legendgroup": "rgb(128, 191, 128)", "marker": {"color": "rgb(128, 191, 128)", "opacity": 0, "size": 1}, "mode": "markers", "name": "", "showlegend": false, "text": [null, null, null, null, null, null], "type": "scatter", "x": [11, 13, 18, 23, 13, 18], "y": [3, 3, 3, 3, 1, 1]}, {"legendgroup": "rgb(193, 6, 58)", "marker": {"color": "rgb(193, 6, 58)", "opacity": 0, "size": 1}, "mode": "markers", "name": "", "showlegend": false, "text": [null, null, null, null, null, null, null, null], "type": "scatter", "x": [11, 18, 18, 20, 20, 24, 24, 26], "y": [4, 4, 1, 1, 1, 1, 1, 1]}, {"legendgroup": "rgb(251, 125, 199)", "marker": {"color": "rgb(251, 125, 199)", "opacity": 0, "size": 1}, "mode": "markers", "name": "", "showlegend": false, "text": [null, null, null, null, null, null], "type": "scatter", "x": [18, 19, 23, 27, 19, 23], "y": [4, 4, 2, 2, 0, 0]}, {"legendgroup": "rgb(255, 0, 255)", "marker": {"color": "rgb(255, 0, 255)", "opacity": 0, "size": 1}, "mode": "markers", "name": "", "showlegend": false, "text": [null, null, null, null, null, null], "type": "scatter", "x": [0, 2, 2, 7, 7, 11], "y": [2, 2, 2, 2, 1, 1]}, {"legendgroup": "rgb(255, 128, 0)", "marker": {"color": "rgb(255, 128, 0)", "opacity": 0, "size": 1}, "mode": "markers", "name": "", "showlegend": false, "text": [null, null, null, null], "type": "scatter", "x": [1, 5, 5, 6], "y": [4, 4, 4, 4]}, {"legendgroup": "rgb(73, 1, 188)", "marker": {"color": "rgb(73, 1, 188)", "opacity": 0, "size": 1}, "mode": "markers", "name": "", "showlegend": false, "text": [null, null, null, null], "type": "scatter", "x": [6, 10, 10, 11], "y": [4, 4, 4, 4]}], "layout": {"height": 600, "hovermode": "closest", "showlegend": true, "title": {"text": "Gantt Chart"}, "xaxis": {"rangeselector": {"buttons": [{"count": 7, "label": "1w", "step": "day", "stepmode": "backward"}, {"count": 1, "label": "1m", "step": "month", "stepmode": "backward"}, {"count": 6, "label": "6m", "step": "month", "stepmode": "backward"}, {"count": 1, "label": "YTD", "step": "year", "stepmode": "todate"}, {"count": 1, "label": "1y", "step": "year", "stepmode": "backward"}, {"step": "all"}]}, "showgrid": false, "type": "linear", "zeroline": false}, "yaxis": {"autorange": false, "range": [-1, 6], "showgrid": false, "ticktext": ["w1", "w2", "w0", "w4", "w3"], "tickvals": [0, 1, 2, 3, 4], "zeroline": false}}}
